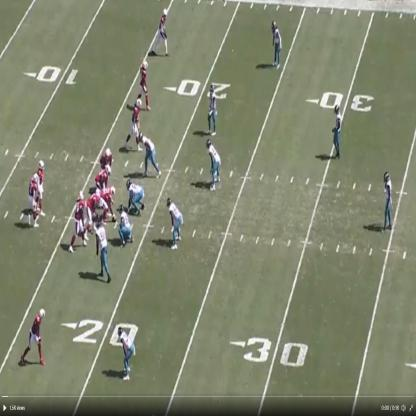
#> input picture img1.jpg, 416 x 416 px
$ python rotate_line.py
#> lines starting #> are read from the running program, lines starting #| are printed output that depends on the picture; after the words box and inside, x2 and y2 are one past the last pixel; in counts of white or black regions, pixels touching at a corner belong together
### transform.py
# import the necessary packages
import numpy as np
import cv2


def order_points(pts):
    # initialzie a list of coordinates that will be ordered
    # such that the first entry in the list is the top-left,
    # the second entry is the top-right, the third is the
    # bottom-right, and the fourth is the bottom-left
    rect = np.zeros((4, 2), dtype="float32")

    # the top-left point will have the smallest sum, whereas
    # the bottom-right point will have the largest sum
    s = pts.sum(axis=1)
    rect[0] = pts[np.argmin(s)]
    rect[2] = pts[np.argmax(s)]

    # now, compute the difference between the points, the
    # top-right point will have the smallest difference,
    # whereas the bottom-left will have the largest difference
    diff = np.diff(pts, axis=1)
    rect[1] = pts[np.argmin(diff)]
    rect[3] = pts[np.argmax(diff)]

    # return the ordered coordinates
    return rect


def four_point_transform(image, pts):
    # obtain a consistent order of the points and unpack them
    # individually
    rect = order_points(pts)
    (tl, tr, br, bl) = rect

    # compute the width of the new image, which will be the
    # maximum distance between bottom-right and bottom-left
    # x-coordiates or the top-right and top-left x-coordinates
    widthA = np.sqrt(((br[0] - bl[0]) ** 2) + ((br[1] - bl[1]) ** 2))
    widthB = np.sqrt(((tr[0] - tl[0]) ** 2) + ((tr[1] - tl[1]) ** 2))
    maxWidth = max(int(widthA), int(widthB))

    # compute the height of the new image, which will be the
    # maximum distance between the top-right and bottom-right
    # y-coordinates or the top-left and bottom-left y-coordinates
    heightA = np.sqrt(((tr[0] - br[0]) ** 2) + ((tr[1] - br[1]) ** 2))
    heightB = np.sqrt(((tl[0] - bl[0]) ** 2) + ((tl[1] - bl[1]) ** 2))
    maxHeight = max(int(heightA), int(heightB))

    # now that we have the dimensions of the new image, construct
    # the set of destination points to obtain a "birds eye view",
    # (i.e. top-down view) of the image, again specifying points
    # in the top-left, top-right, bottom-right, and bottom-left
    # order
    dst = np.array([
        [0, 0],
        [maxWidth - 1, 0],
        [maxWidth - 1, maxHeight - 1],
        [0, maxHeight - 1]], dtype="float32")

    # compute the perspective transform matrix and then apply it
    M = cv2.getPerspectiveTransform(rect, dst)
    print(M)
    warped = cv2.warpPerspective(image, M, (maxWidth, maxHeight))

    # return the warped image
    return warped

### rotate_line.py
import numpy as np
import cv2
from scipy import ndimage
import math

from transform import four_point_transform


def get_image_with_lines(image1):
    """Find the most vertical line and rotate the image by that angle"""
    gray = cv2.cvtColor(image1, cv2.COLOR_BGR2GRAY)
    edges = cv2.Canny(gray, 50, 150, apertureSize=3)
    canimg = cv2.Canny(gray, 50, 200)
    lines = cv2.HoughLines(canimg, 1, np.pi / 180.0, 140, np.array([]))
    # print(lines)
    # lines= cv2.HoughLines(edges, 1, np.pi/180, 80, np.array([]))
    angle_to_rotate = 0
    # print("line", lines)

    for line in lines:
        # tmp_image = image1.copy()
        rho, theta = line[0]
        # print(str(rho) + " : " + str(get_angle_degree(theta)))

        # angle_to_rotate = theta
        a = np.cos(theta)
        b = np.sin(theta)
        x0 = a * rho
        y0 = b * rho
        x1 = int(x0 + 1000 * (-b))
        y1 = int(y0 + 1000 * (a))
        x2 = int(x0 - 1000 * (-b))
        y2 = int(y0 - 1000 * (a))
        # print("theta in degrees: ", (theta * 180) / 3.1415926)
        if theta < 0.8:
            angle_to_rotate = theta
        elif theta > (math.pi - 0.8):
            angle_to_rotate = math.pi + theta
        # if get_angle_degree(theta) == 0.0:
        cv2.line(image1, (x1, y1), (x2, y2), (0, 0, 255), 2)
        # cv2.putText(tmp_image, str(rho), (50, 50), cv2.FONT_HERSHEY_SIMPLEX, 1,
        #             2)
        # cv2.imshow("Image", tmp_image)
        # cv2.waitKey(0)

    return image1, angle_to_rotate, lines


def get_most_vertical_line(lines):
    min_target = 0
    max_target = math.pi
    val = None
    max_val = None
    for line in lines:
        rho, theta = line[0]
        if val is None:
            val = theta
        elif min(theta - min_target, max_target - theta) < val:
            val = theta

    return val


def get_vertical_extremes(h, w, big_h, big_w, angle_to_rotate):
    bottom_point = (100 + h * math.sin(angle_to_rotate), big_h - 100)
    top_point = (100 + w * math.cos(angle_to_rotate), 100)
    return (top_point, bottom_point)


def get_rho(point, phi):
    """
    x, y = point
    m = math.tan(theta)
    return abs(y - m * x) / math.sqrt(m * m + 1)
    """
    x, y = point
    theta = phi - math.pi/2

    m = math.tan(theta)

    rho = (y - m*x) / (math.sin(phi) - m*math.cos(phi))

    return rho


def get_coordinates(rho, theta):
    a = np.cos(theta)
    b = np.sin(theta)
    x0 = a * rho
    y0 = b * rho
    x1 = int(x0 + 1000 * (-b))
    y1 = int(y0 + 1000 * (a))
    x2 = int(x0 - 1000 * (-b))
    y2 = int(y0 - 1000 * (a))

    return x1, y1, x2, y2


def intersection(line1, line2):
    """Finds the intersection of two lines given in Hesse normal form.

    Returns closest integer pixel locations.
    See https://stackoverflow.com/a/383527/5087436
    """
    rho1, theta1 = line1
    rho2, theta2 = line2
    A = np.array([
        [np.cos(theta1), np.sin(theta1)],
        [np.cos(theta2), np.sin(theta2)]
    ])
    b = np.array([[rho1], [rho2]])
    x0, y0 = np.linalg.solve(A, b)
    x0, y0 = int(np.round(x0)), int(np.round(y0))
    return (x0, y0)


def get_angle_degree(theta):
    return (theta * 180) / math.pi


def get_image_with_max_lines(image1):
    gray = cv2.cvtColor(image1, cv2.COLOR_BGR2GRAY)
    edges = cv2.Canny(gray, 50, 150, apertureSize=3)
    canimg = cv2.Canny(gray, 50, 200)
    lines = cv2.HoughLines(canimg, 1, np.pi / 180.0, 140, np.array([]))

    print(lines)

    # print(lines)
    # lines= cv2.HoughLines(edges, 1, np.pi/180, 80, np.array([]))
    angle_to_rotate = 0
    # print("line", lines)
    # print("printing lines")

    degree_lines = []
    left_most_line = None
    right_most_line = None

    min_rho = None
    max_rho = None

    deg_lines = []
    for line in lines:
        tmp_image = image1.copy()
        rho, theta = line[0]
        deg_lines.append((rho, theta * 180 / 3.1415926))

        x1, y1, x2, y2 = get_coordinates(rho, theta)
        cv2.line(tmp_image, (x1, y1), (x2, y2), (0, 0, 255), 2)
        cv2.putText(tmp_image, str(rho), (300, 300), cv2.FONT_HERSHEY_SIMPLEX, 1, (255, 255, 255), 2)
        # cv2.imshow("Image", tmp_image)
        # cv2.waitKey(0)

    # print(deg_lines)

    for line in lines:
        rho, theta = line[0]
        degree_theta = get_angle_degree(theta)
        # print(rho + " : " + get_angle_degree(theta))

        # Only include lines that are more vertical than horizontal
        if (135 <= degree_theta <= 180) or (0 <= degree_theta <= 45):
            # degree_lines.append((rho, theta))

            if min_rho is None:
                min_rho = rho
                right_most_line = (min_rho, theta)
            elif rho < min_rho:
                min_rho = rho
                right_most_line = (min_rho, theta)

            if max_rho is None:
                max_rho = rho
                left_most_line = (max_rho, theta)
            elif rho > max_rho:
                max_rho = rho
                left_most_line = (max_rho, theta)

    degree_lines.append(left_most_line)
    # degree_lines.append((left_most_line[0] + 20, left_most_line[1] + math.pi/2))
    degree_lines.append(right_most_line)
    # degree_lines.append((right_most_line[0] + 240, right_most_line[1] + math.pi/2))
    # degree_lines.append(
    #     (right_most_line[0] - 260, right_most_line[1] + math.pi / 2))

    # print(degree_lines)

    for filt_deg in degree_lines:
        x1, y1, x2, y2 = get_coordinates(filt_deg[0], filt_deg[1])
        cv2.line(image1, (x1, y1), (x2, y2), (0, 0, 255), 2)

    return image1, angle_to_rotate, degree_lines


def plot_image_with_lines(img, lines):
    for line in lines:
        x1, y1, x2, y2 = get_coordinates(line[0], line[1])
        cv2.line(img, (x1, y1), (x2, y2), (0, 0, 255), 2)
        cv2.putText(img, str(line[0]), (x1, y1), cv2.FONT_HERSHEY_SIMPLEX, 1, 2)

    return img


# image = cv2.imread("img1.jpg", cv2.IMREAD_UNCHANGED)
image = cv2.imread("img1.jpg", cv2.IMREAD_UNCHANGED)
#> image is the input picture: shape (416, 416, 3); mean B, G, R 109.9, 132.5, 128.1
h, w, c = image.shape
image1 = image.copy()
image2 = image.copy()

image_with_lines, angle_to_rotate, lines = get_image_with_lines(image)
#> in get_image_with_lines, `gray = cv2.cvtColor(image1, cv2.COLOR_BGR2GRAY)`:
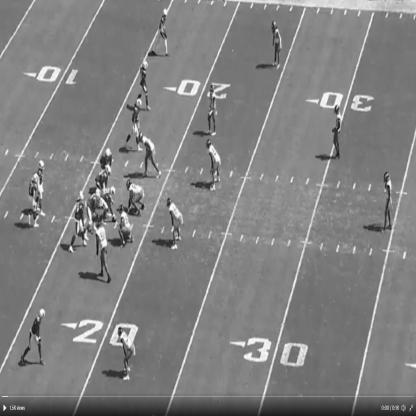
#> gray: shape (416, 416); min 10, max 255, mean 128.5
#> in get_image_with_lines, `canimg = cv2.Canny(gray, 50, 200)`:
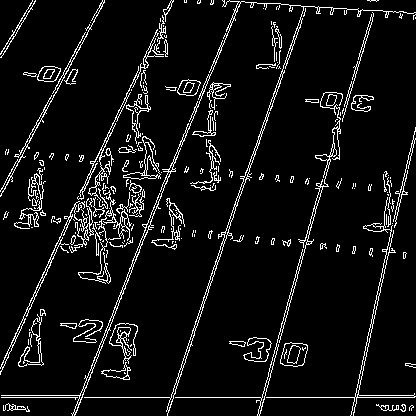
#> canimg: shape (416, 416); 7.1% white in thin lines or dots
#> in get_image_with_lines, `lines = cv2.HoughLines(canimg, 1, np.pi / 180.0, 140, np.array([]))`: lines = 20 rows, first 8: [397, 1.57], [154, 0.436], [223, 0.384], [291, 0.332], [289, 0.332], [157, 0.436], [221, 0.384], [358, 0.262]
#> the loop in get_image_with_lines, `for line in lines:` made 20 passes
#> (rho, theta, a, b, x0, y0, x1, y1) on passes 2 to 9: (154, 0.436, 0.906, 0.423, 139.6, 65.08, -283, 971), (223, 0.384, 0.927, 0.375, 206.8, 83.54, -167, 1010), (291, 0.332, 0.946, 0.326, 275.1, 94.74, -50, 1040), (289, 0.332, 0.946, 0.326, 273.3, 94.09, -52, 1039), (157, 0.436, 0.906, 0.423, 142.3, 66.35, -280, 972), (221, 0.384, 0.927, 0.375, 204.9, 82.79, -169, 1009), (358, 0.262, 0.966, 0.259, 345.8, 92.66, 86, 1058), (92, 0.489, 0.883, 0.469, 81.23, 43.19, -388, 926)
#> after the loop in get_image_with_lines, `for line in lines:`:
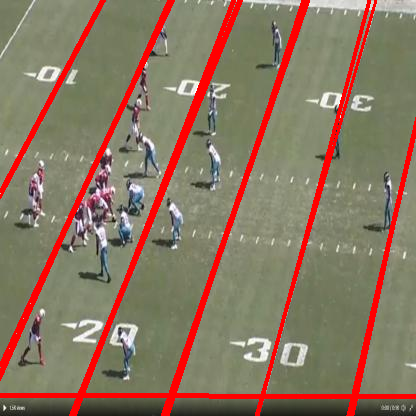
#> image1: shape (416, 416, 3); 9.48% of pixels changed, all inside (x1, y1, x2, y2) = (0, 0, 416, 416)
#> angle_to_rotate = 0.489
cv2.imwrite("lines.png", image_with_lines)

most_vertical_angle = get_most_vertical_line(lines)
#> the loop in get_most_vertical_line, `for line in lines:` made 20 passes
#> (rho, theta, val) on passes 1, 2, 3, 4, 8, 11, 13: (397, 1.57, 1.57), (154, 0.436, 0.436), (223, 0.384, 0.384), (291, 0.332, 0.332), (358, 0.262, 0.262), (435, 0.227, 0.227), (432, 0.209, 0.209)
#> after the loop in get_most_vertical_line, `for line in lines:`: val = 0.209
#> most_vertical_angle = 0.209

# print("angle to rotate", angle_to_rotate)
# print(rho)
# Rotate image by specified angle
img_rotated = ndimage.rotate(image2, 180 * angle_to_rotate / math.pi)

img_rotated = cv2.copyMakeBorder(img_rotated, 100, 100, 100, 100,
                                 cv2.BORDER_CONSTANT)
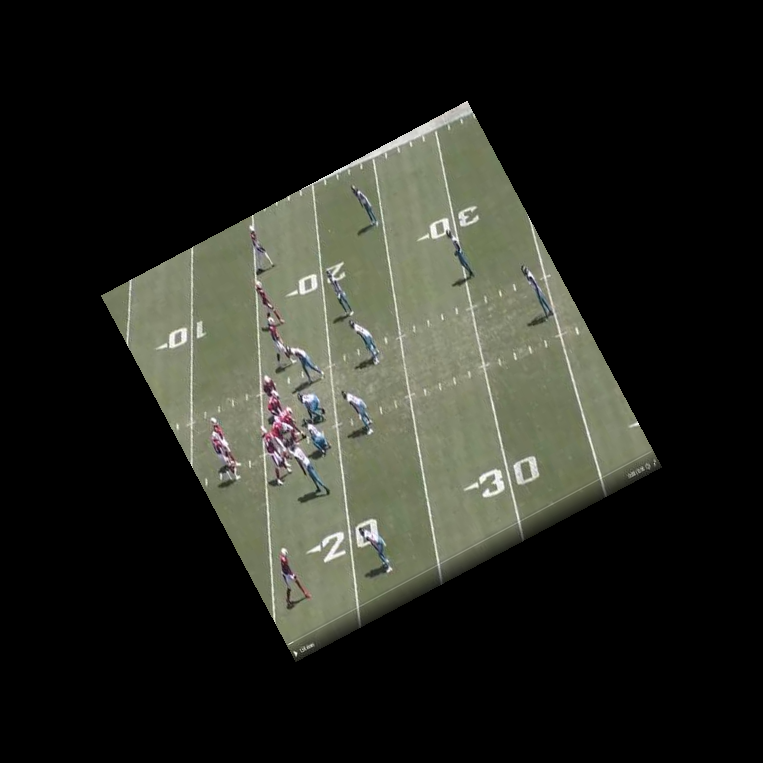
#> img_rotated: shape (763, 763, 3); mean B, G, R 32.5, 39.2, 37.9
cv2.imwrite("rotated.png", img_rotated)

img_rotated_og = img_rotated.copy()

final_h, final_w, final_c = img_rotated.shape
top_most_point, bottom_most_point = get_vertical_extremes(w, h, final_w,
                                                          final_h,
                                                          angle_to_rotate)
#> in get_vertical_extremes, `bottom_point = (100 + h * math.sin(angle_to_rotate), big_h - 100)`: bottom_point = (295.3, 663)
#> in get_vertical_extremes, `top_point = (100 + w * math.cos(angle_to_rotate), 100)`: top_point = (467.3, 100)
#> top_most_point = (467.3, 100); bottom_most_point = (295.3, 663)

# perpendicular_theta = angle_to_rotate + most_vertical_angle + math.pi / 2

perpendicular_theta = most_vertical_angle - angle_to_rotate + math.pi / 2
#> perpendicular_theta = 1.29

rho_t = get_rho(top_most_point, perpendicular_theta)
#> in get_rho, `x, y = point`: x = 467.3; y = 100
#> in get_rho, `theta = phi - math.pi/2`: theta = -0.279
#> in get_rho, `m = math.tan(theta)`: m = -0.287
#> in get_rho, `rho = (y - m*x) / (math.sin(phi) - m*math.cos(phi))`: rho = 224.9
#> rho_t = 224.9
rho_b = get_rho(bottom_most_point, perpendicular_theta)
#> rho_b = 718.7
# rho_t = 200
# rho_b = 500

top_line = (rho_t, perpendicular_theta)
#> top_line = (224.9, 1.29)
bottom_line = (rho_b, perpendicular_theta)
#> bottom_line = (718.7, 1.29)
# cv2.imwrite("edges.png", edges)

# Filter lines to get only the left most and right most lines
rotated_image_with_lines, angle, vertical_lines = get_image_with_max_lines(
    img_rotated)
#> in get_image_with_max_lines, `edges = cv2.Canny(gray, 50, 150, apertureSize=3)`:
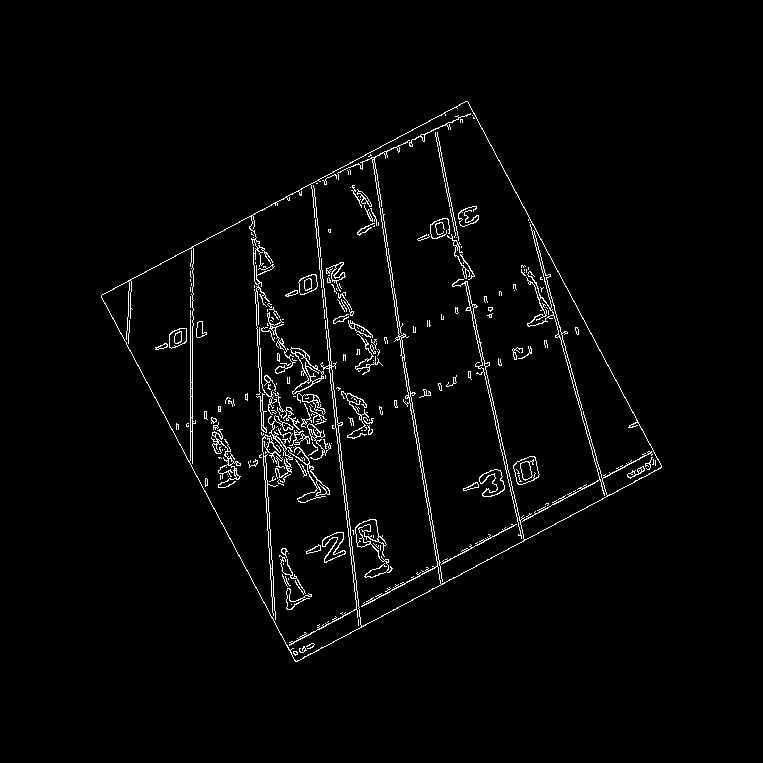
#> edges: shape (763, 763); 2.4% white in thin lines or dots, all inside (x1, y1, x2, y2) = (101, 101, 662, 662)
#> in get_image_with_max_lines, `lines = cv2.HoughLines(canimg, 1, np.pi / 180.0, 140, np.array([]))`: lines = 21 rows, first 8: [-365, 2.65], [50, 2.65], [705, 1.08], [308, 1.08], [723, 1.08], [-239, 3.09], [-241, 3.09], [-344, 2.98]
#> (printed output is left out)
#> the loop in get_image_with_max_lines, `for line in lines:` made 21 passes
#> (rho, theta) on passes 1 to 8: (-365, 2.65), (50, 2.65), (705, 1.08), (308, 1.08), (723, 1.08), (-239, 3.09), (-241, 3.09), (-344, 2.98)
#> after the loop in get_image_with_max_lines, `for line in lines:`: deg_lines = [(-365, 152), (50, 152), (705, 62), (308, 62), (723, 62), (-239, 177), (-241, 177), (-344, 171), (-342, 171), (-398, 168), (-292, 174), (-335, 170), (-447, 164), (190, 0), (-283, 173), (192, 0), (-387, 167), (-333, 170), (-232, 176), (-389, 167), (-456, 165)]
#> the loop in get_image_with_max_lines, `for line in lines:` made 21 passes
#> (rho, theta, degree_theta, min_rho, max_rho) on pass 1: (-365, 2.65, 152, -365, -365)
#> after the loop in get_image_with_max_lines, `for line in lines:`: max_rho = 192; min_rho = -456
#> the loop in get_image_with_max_lines, `for filt_deg in degree_lines:` made 2 passes
#> (a in get_coordinates, b in get_coordinates, x0 in get_coordinates, y0 in get_coordinates, x1, y1, x2, y2) on pass 1: (1, 0, 192, 0, 192, 1000, 192, -1000)
#> after the loop in get_image_with_max_lines, `for filt_deg in degree_lines:`:
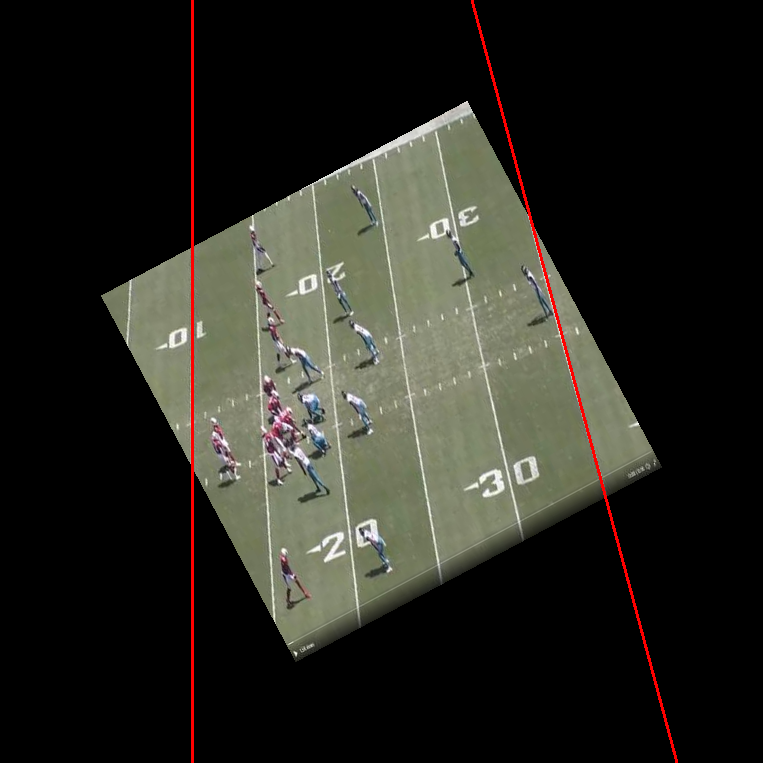
#> image1: shape (763, 763, 3); 0.8% of pixels changed, all inside (x1, y1, x2, y2) = (191, 0, 678, 763)
#> angle = 0; vertical_lines = [(192, 0), (-456, 2.88)]
cv2.imwrite("rotated_lines.png", rotated_image_with_lines)

left_line = vertical_lines[0]
#> left_line = (192, 0)
right_line = vertical_lines[1]
#> right_line = (-456, 2.88)

img_rotated_borders = img_rotated.copy()

img_rotated_borders = plot_image_with_lines(img_rotated_borders, [left_line,
                                                                  right_line,
                                                                  top_line,
                                                                  bottom_line])

cv2.imwrite("four_borders.png", img_rotated_borders)


x1, y1 = intersection(left_line, top_line)
#> in intersection, `rho1, theta1 = line1`: rho1 = 192; theta1 = 0
#> in intersection, `rho2, theta2 = line2`: rho2 = 224.9; theta2 = 1.29
x2, y2 = intersection(right_line, top_line)
x3, y3 = intersection(right_line, bottom_line)
x4, y4 = intersection(left_line, bottom_line)

img_rotated_tmp = img_rotated.copy()

cv2.line(img_rotated_tmp, (x1, y1), (x2, y2), (0, 0, 255), 2)
cv2.line(img_rotated_tmp, (x2, y2), (x3, y3), (0, 0, 255), 2)
#> img_rotated_tmp: shape (763, 763, 3); mean B, G, R 32.1, 38.7, 39.9
cv2.line(img_rotated_tmp, (x3, y3), (x4, y4), (0, 0, 255), 2)
cv2.line(img_rotated_tmp, (x4, y4), (x1, y1), (0, 0, 255), 2)

img_rotated_tmp = img_rotated.copy()

cv2.imwrite("trapezium.png", img_rotated_tmp)

pts = np.array([(x1, y1), (x2, y2), (x3, y3), (x4, y4)])

# print(pts)

warped = four_point_transform(img_rotated_og, pts)
#| [[ 1.80921973e+00 -5.48763141e-17 -3.47370188e+02]
#|  [ 4.97421993e-01  1.74383572e+00 -4.07651617e+02]
#|  [ 2.81060833e-04  1.00039153e-03  1.00000000e+00]]
#> in four_point_transform, `warped = cv2.warpPerspective(image, M, (maxWidth, maxHeight))`:
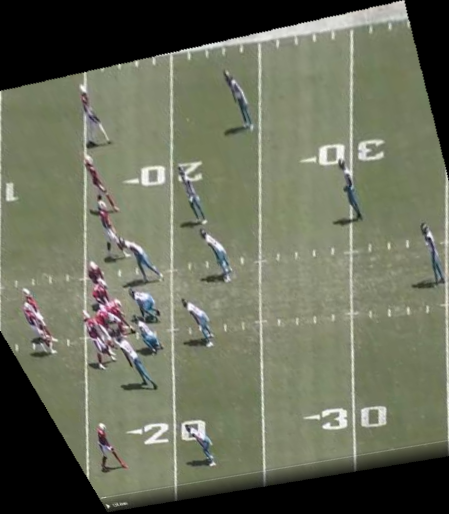
#> warped: shape (514, 449, 3); mean B, G, R 90.4, 108.8, 105.1

# print(angle)

cv2.imwrite("warped_image.png", warped)


# first get the most vertical line in original image

# after rotating get the height of the image to store the top and bottom of the rotated image

# draw the perpendicular lines to the side lines and get the trapezium coords
